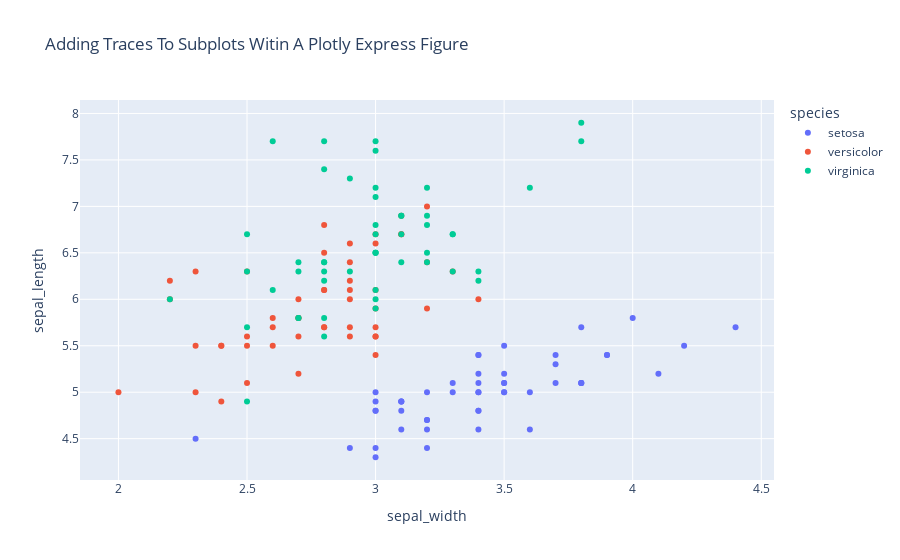

The cell this chart's notebook holds for it:
### Code cell
import plotly.express as px

df = px.data.iris()

fig = px.scatter(df, x="sepal_width", y="sepal_length", color="species",# facet_col="species",
                 title="Adding Traces To Subplots Witin A Plotly Express Figure")

fig.show()

### Figure 1 — Plotly figure (JSON) as saved in the notebook; plotly's stock layout.template omitted (floating-point values rounded to 4 significant figures)
{"data": [{"hoverlabel": {"namelength": 0}, "hovertemplate": "species=setosa<br>sepal_width=%{x}<br>sepal_length=%{y}", "legendgroup": "setosa", "marker": {"color": "#636efa", "symbol": "circle"}, "mode": "markers", "name": "setosa", "showlegend": true, "type": "scatter", "x": [3.5, 3, 3.2, 3.1, 3.6, 3.9, 3.4, 3.4, 2.9, 3.1, 3.7, 3.4, 3, 3, 4, 4.4, 3.9, 3.5, 3.8, 3.8, 3.4, 3.7, 3.6, 3.3, 3.4, 3, 3.4, 3.5, 3.4, 3.2, 3.1, 3.4, 4.1, 4.2, 3.1, 3.2, 3.5, 3.1, 3, 3.4, 3.5, 2.3, 3.2, 3.5, 3.8, 3, 3.8, 3.2, 3.7, 3.3], "xaxis": "x", "y": [5.1, 4.9, 4.7, 4.6, 5, 5.4, 4.6, 5, 4.4, 4.9, 5.4, 4.8, 4.8, 4.3, 5.8, 5.7, 5.4, 5.1, 5.7, 5.1, 5.4, 5.1, 4.6, 5.1, 4.8, 5, 5, 5.2, 5.2, 4.7, 4.8, 5.4, 5.2, 5.5, 4.9, 5, 5.5, 4.9, 4.4, 5.1, 5, 4.5, 4.4, 5, 5.1, 4.8, 5.1, 4.6, 5.3, 5], "yaxis": "y"}, {"hoverlabel": {"namelength": 0}, "hovertemplate": "species=versicolor<br>sepal_width=%{x}<br>sepal_length=%{y}", "legendgroup": "versicolor", "marker": {"color": "#EF553B", "symbol": "circle"}, "mode": "markers", "name": "versicolor", "showlegend": true, "type": "scatter", "x": [3.2, 3.2, 3.1, 2.3, 2.8, 2.8, 3.3, 2.4, 2.9, 2.7, 2, 3, 2.2, 2.9, 2.9, 3.1, 3, 2.7, 2.2, 2.5, 3.2, 2.8, 2.5, 2.8, 2.9, 3, 2.8, 3, 2.9, 2.6, 2.4, 2.4, 2.7, 2.7, 3, 3.4, 3.1, 2.3, 3, 2.5, 2.6, 3, 2.6, 2.3, 2.7, 3, 2.9, 2.9, 2.5, 2.8], "xaxis": "x", "y": [7, 6.4, 6.9, 5.5, 6.5, 5.7, 6.3, 4.9, 6.6, 5.2, 5, 5.9, 6, 6.1, 5.6, 6.7, 5.6, 5.8, 6.2, 5.6, 5.9, 6.1, 6.3, 6.1, 6.4, 6.6, 6.8, 6.7, 6, 5.7, 5.5, 5.5, 5.8, 6, 5.4, 6, 6.7, 6.3, 5.6, 5.5, 5.5, 6.1, 5.8, 5, 5.6, 5.7, 5.7, 6.2, 5.1, 5.7], "yaxis": "y"}, {"hoverlabel": {"namelength": 0}, "hovertemplate": "species=virginica<br>sepal_width=%{x}<br>sepal_length=%{y}", "legendgroup": "virginica", "marker": {"color": "#00cc96", "symbol": "circle"}, "mode": "markers", "name": "virginica", "showlegend": true, "type": "scatter", "x": [3.3, 2.7, 3, 2.9, 3, 3, 2.5, 2.9, 2.5, 3.6, 3.2, 2.7, 3, 2.5, 2.8, 3.2, 3, 3.8, 2.6, 2.2, 3.2, 2.8, 2.8, 2.7, 3.3, 3.2, 2.8, 3, 2.8, 3, 2.8, 3.8, 2.8, 2.8, 2.6, 3, 3.4, 3.1, 3, 3.1, 3.1, 3.1, 2.7, 3.2, 3.3, 3, 2.5, 3, 3.4, 3], "xaxis": "x", "y": [6.3, 5.8, 7.1, 6.3, 6.5, 7.6, 4.9, 7.3, 6.7, 7.2, 6.5, 6.4, 6.8, 5.7, 5.8, 6.4, 6.5, 7.7, 7.7, 6, 6.9, 5.6, 7.7, 6.3, 6.7, 7.2, 6.2, 6.1, 6.4, 7.2, 7.4, 7.9, 6.4, 6.3, 6.1, 7.7, 6.3, 6.4, 6, 6.9, 6.7, 6.9, 5.8, 6.8, 6.7, 6.7, 6.3, 6.5, 6.2, 5.9], "yaxis": "y"}], "layout": {"legend": {"title": {"text": "species"}, "tracegroupgap": 0}, "title": {"text": "Adding Traces To Subplots Witin A Plotly Express Figure"}, "xaxis": {"anchor": "y", "domain": [0, 1], "title": {"text": "sepal_width"}}, "yaxis": {"anchor": "x", "domain": [0, 1], "title": {"text": "sepal_length"}}}}
